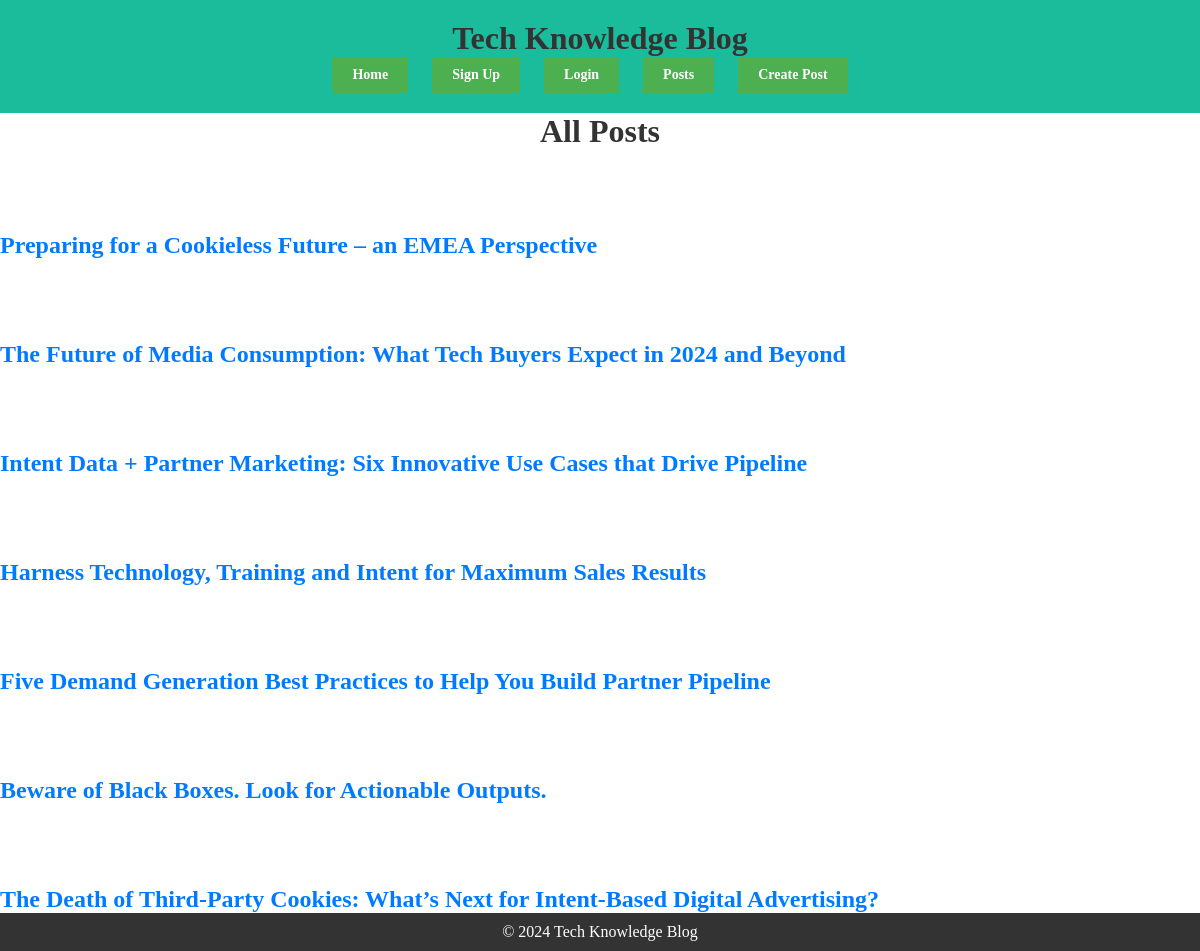
The page /blog/posts/ on the database as committed earlier.
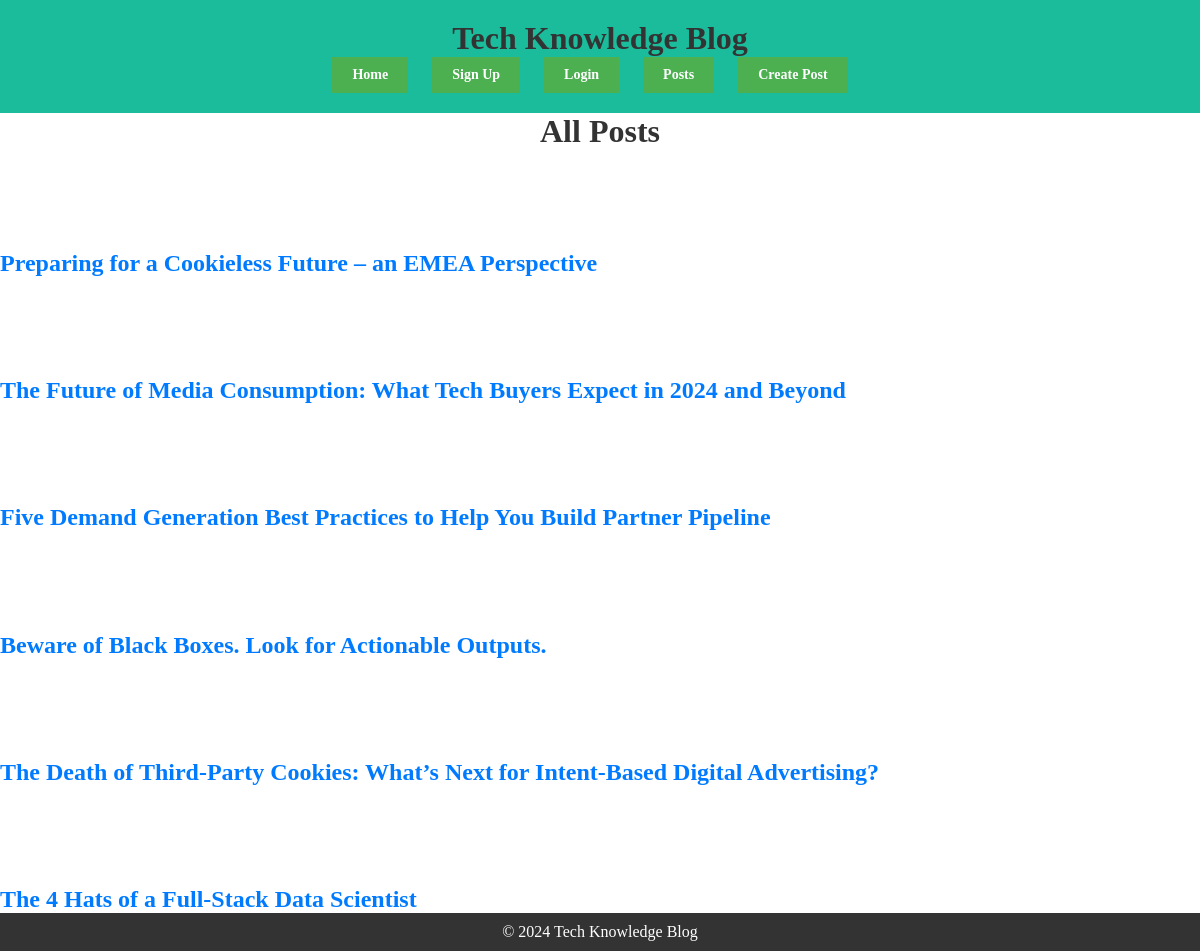
The same page on the database as committed later.
### blog/models.py (models this page shows, shortened)
class Post(models.Model):
    title = models.CharField(max_length=200)
    content = models.TextField()
    author = models.ForeignKey(User, on_delete=models.CASCADE)
    pub_date = models.DateTimeField(auto_now_add=True)

### blog/views.py (the view)
# urls.py: path('blog/posts/', views.posts, name='posts'),
def posts(request):
    posts = Post.objects.all()
    return render(request, 'blog/posts.html', {'posts': posts})

### blog/templates/blog/posts.html
{% extends 'base.html' %}
{% block content %}
    <h1>All Posts</h1>
    {% for post in posts %}
        <div class="post">
            <h2><a href="{% url 'post_detail' post.id %}">{{ post.title }}</a></h2>
        </div>
    {% empty %}
        <p>No posts available.</p>
    {% endfor %}
{% endblock %}

Rows that differ between the two databases and show on the page:
removed Post: title "Intent Data + Partner Marketing: Six Innovative Use Cases that Drive Pipeline"
removed Post: title "Harness Technology, Training and Intent for Maximum Sales Results"
added Post: title "The 4 Hats of a Full-Stack Data Scientist"
